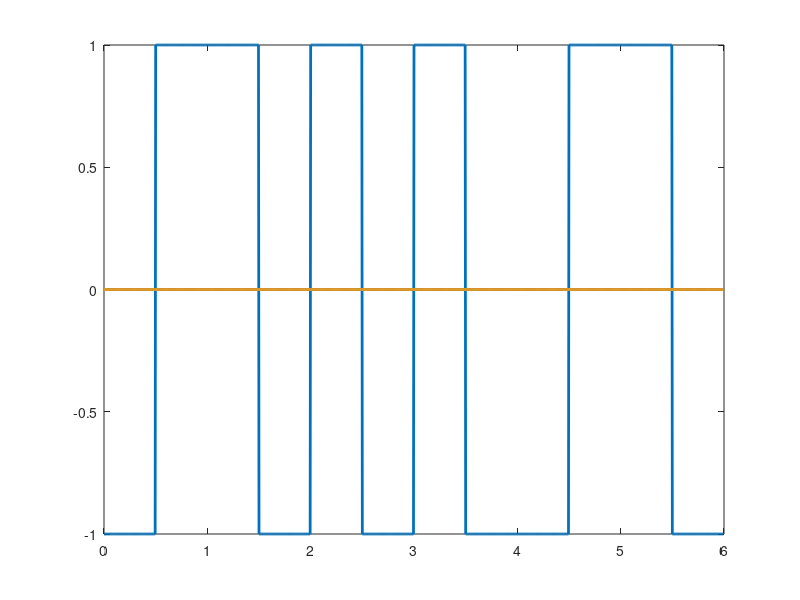

MATLAB code for this plot:
data =[0 1 0 0  1 1];
point=200;
signal =zeros(length(data)*point);
k=1;
prevLast=1;
for i=1:length(data)
  if data(i)==0
    prevLast*=-1;
    for j=1:point/2
      signal(k)=prevLast;
      k++;
    endfor
    prevLast*=-1;
    for j=1:point/2
      signal(k)=prevLast;
      k++;
    endfor
  else
    for j=1:point/2
      signal(k)=prevLast;
      k++;
    endfor
    prevLast*=-1;
    for j=1:point/2
      signal(k)=prevLast;
      k++;
    endfor
  endif
endfor
size=0:1/point:length(data)-1/point;
plot(size,signal,'LineWidth',2);


#decodding
# if last point of level and first point of a level
# is equal then no transition :::decode(i)=1
#  else 0
k=1;
decode(k)=data(1);
k++;
decode =zeros(1,length(data));
for i=1:length(data)-1
  if signal(i*point)== signal(i*point+1)
    decode(k)=1;
    k++;
  else
    decode(k)=0;
    k++;
  endif
endfor

disp(decode);

